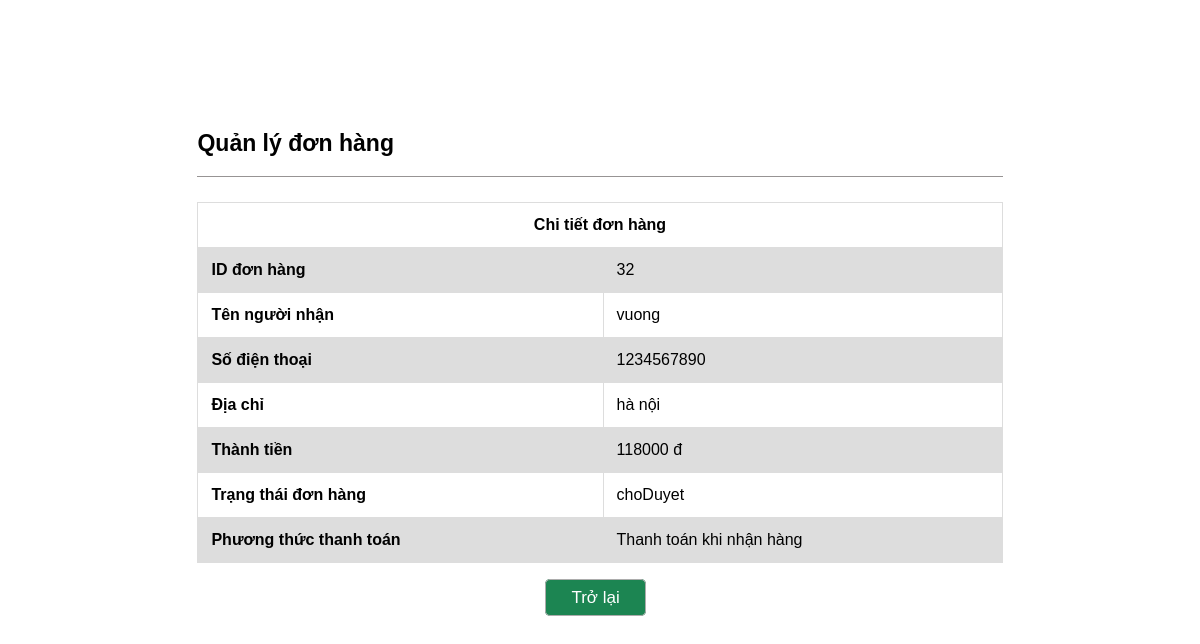
The app's page /admin/xemCT_DH.php?id=32 (signed in) with its own data.
### tables this page shows
CREATE TABLE `don_hang` (
  `id` bigint NOT NULL AUTO_INCREMENT,
  `id_nguoi_dung` bigint DEFAULT NULL,
  `tong_tien` float DEFAULT NULL,
  `dia_chi` varchar(255) DEFAULT NULL,
  `sdt` varchar(255) DEFAULT NULL,
  `ten` varchar(255) DEFAULT NULL,
  `trang_thai` varchar(255) DEFAULT NULL,
  PRIMARY KEY (`id`),
  KEY `fk_don_hang_nguoi_dung` (`id_nguoi_dung`),
  CONSTRAINT `fk_don_hang_nguoi_dung` FOREIGN KEY (`id_nguoi_dung`) REFERENCES `nguoi_dung` (`id`)
);

### php/admin/getObjectById.php (called while the page is built, shortened)
<?php
function getObjectById($con, $tableName, $id)
{
    $sql = "SELECT * FROM $tableName WHERE id = ? ";
    $stmt = $con->prepare($sql);
    if ($stmt) {
        $stmt->bind_param("i", $id);
        $stmt->execute();
        $result = $stmt->get_result();
        return $result->fetch_assoc();
    }
    return null;
}

### admin/xemCT_DH.php (the view, shortened to what this page needs)
<!DOCTYPE html>
<html lang="en">
<head>
    <link rel="stylesheet" href="css/view.css">
</head>
<body>
    <?php
    require('../php/admin/getObjectById.php');
    $idDonHang = $_GET['id'];
    $donHang = getObjectById($con, 'don_hang', $idDonHang);
    ?>
    <div class="view">
        <div class="title">
            <h2 style="font-size:23px">Quản lý đơn hàng</h2>
        </div>
        <div class="main">
            <form action="">
                <table>
                    <tr>
                        <th colspan="2" style="text-align: center;">Chi tiết đơn hàng</th>
                    </tr>
                    <tr>
                        <th>ID đơn hàng</th>
                        <td><?php echo $donHang['id'] ?></td>
                    </tr>
                    <tr>
                        <th>Tên người nhận </th>
                        <td> <?php echo $donHang['ten'] ?></td>
                    </tr>
                    <tr>
                        <th>Số điện thoại </th>
                        <td> <?php echo $donHang['sdt'] ?></td>
                    </tr>
                    <tr>
                        <th>Địa chỉ</th>
                        <td> <?php echo $donHang['dia_chi'] ?></td>
                    </tr>
                    <tr>
                        <th>Thành tiền</th>
                        <td><?php echo $donHang['tong_tien'] ?> đ</td>
                    </tr>
                    <tr>
                        <th>Trạng thái đơn hàng</th>
                        <td><?php echo $donHang['trang_thai'] ?></td>
                    </tr>
                    <tr>
                        <th>Phương thức thanh toán</th>
                        <td>Thanh toán khi nhận hàng</td>
                    </tr>
                </table>
                <div class="submit">
                    <a href="quanLyDH.php" style="background-color: #1C8552; color : white;">Trở lại</a>
                </div>
            </form>
        </div>
    </div>
</body>
</html>

### admin/css/view.css (style rules this page uses)
.view { margin: 130px auto; height: 100vh; width:68%; font-family: Arial, sans-serif; }
.view .title { border-bottom: 1px solid #979494; margin: 25px 0px 25px 0px; font-size: 24px; }
.main table { font-family: arial, sans-serif; border-collapse: collapse; width: 100%; }
td, th { border: 1px solid #dddddd; text-align: left; padding: 13px; }
tr:nth-child(even) { background-color: #dddddd; }
.submit { margin: 25px 43.2%; }
.submit > a { text-decoration: none; border-radius: 5px; border:1px solid #acacac; padding:8px 23%; height:20px; font-size: 17px; }

### records on screen
don_hang: id "32", ten "vuong", sdt "1234567890", dia_chi "hà nội", tong_tien "118000", trang_thai "choDuyet"
